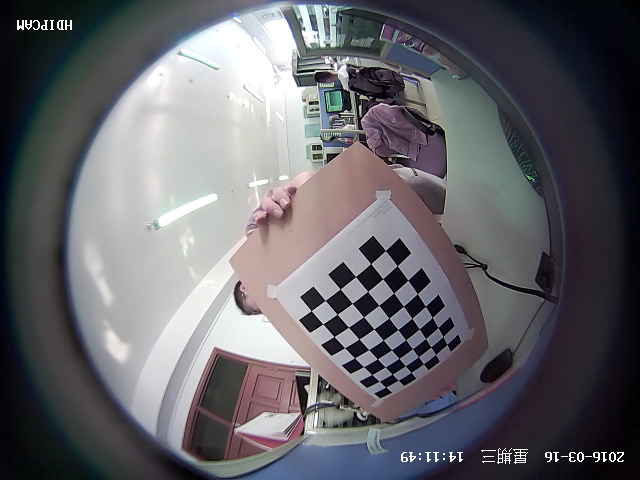
//> input picture image_path/images/img13.jpg, 1280 x 960 px (shown at 1/2 size); its folder holds 5 pictures in this run
$ ./main   (built with g++ and OpenCV 4)
//> lines starting //> are read from the running program, lines starting //| are printed output that depends on the picture; after the words box and inside, x2 and y2 are one past the last pixel; in counts of white or black regions, pixels touching at a corner belong together
#include <iostream>
#include <sstream>
#include <fstream>
#include <string>
#include <ctime>
#include <cstdio>
#include <iomanip>
#include <filesystem>
// #include <experimental/filesystem> // Use this header for filesystem operations
#include <opencv2/core.hpp>
#include <opencv2/core/types_c.h>
#include <opencv2/core/utility.hpp>
#include <opencv2/imgproc.hpp>
#include <opencv2/calib3d.hpp>
#include <opencv2/imgcodecs.hpp>
#include <opencv2/videoio.hpp>
#include <opencv2/highgui.hpp>

using namespace std;
using namespace cv;
// namespace fs = std::experimental::filesystem; // Use the experimental::filesystem namespace
namespace fs = std::filesystem; // Use the std::filesystem namespace


int main()
{
    ofstream fout("caliberation_result.txt");  /**    保存定标结果的文件     **/

    /************************************************************************
    读取每一幅图像，从中提取出角点，然后对角点进行亚像素精确化
    *************************************************************************/
    string imageFolderPath = "../image_path/images/"; // Change this to the folder containing your images
    cout << "开始提取角点………………" << endl;
    int image_count = 14;                    /****    图像数量     ****/
    Size board_size = Size(6, 9);            /****    定标板上每行、列的角点数       ****/
    vector<Point2f> corners;                  /****    缓存每幅图像上检测到的角点       ****/
    vector<vector<Point2f>>  corners_Seq;    /****  保存检测到的所有角点       ****/
    vector<Mat>  image_Seq;
    int successImageNum = 0;				/****	成功提取角点的棋盘图数量	****/

    int count = 0;
    int f = 0;
    for (const auto& entry : fs::directory_iterator(imageFolderPath))
    {
        string imageFilePath = entry.path().string();
        cout << "Processing: " << imageFilePath << endl;
        cv::Mat image = imread(imageFilePath);
//> image is the input picture: 960 rows x 1280 cols, CV_8UC3; mean B, G, R 105.4, 100.3, 100.9
        if (image.empty())
        {
            cout << "Failed to read image: " << imageFilePath << endl;
            continue;
        }
        /* 提取角点 */
        cv::Mat imageGray;
        cvtColor(image, imageGray, COLOR_BGR2GRAY);
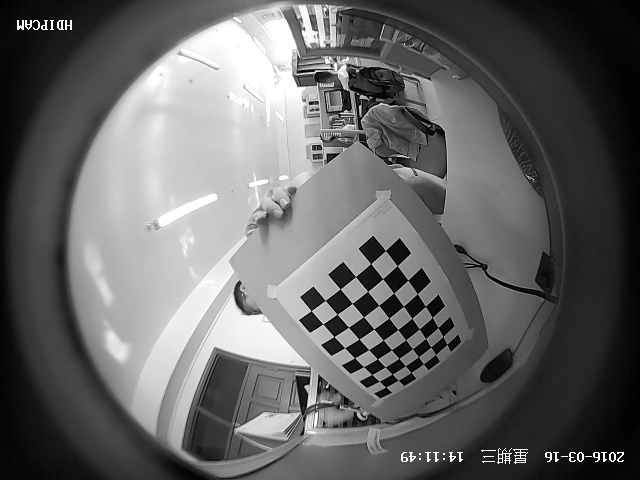
//> imageGray: 960 rows x 1280 cols, CV_8UC1 (shown at 1/2 size); min 0, max 255, mean 101.1
        bool patternfound = findChessboardCorners(image, board_size, corners, (CALIB_CB_ADAPTIVE_THRESH + CALIB_CB_NORMALIZE_IMAGE) +
                                                                              CALIB_CB_FAST_CHECK);
//> corners = 54 Points (x, y), first 12: [894.3, 689.1], [871.3, 709.4], [847.5, 727.9], [822.4, 745.1], [796.5, 760.5], [771.8, 774.7], [886.3, 673.5], [862.4, 694.4], [837.3, 714.1], [811, 731.8], [784.9, 748.4], [758.7, 762.7]; patternfound = true
        if (!patternfound)
        {
            cout << "can not find chessboard corners!\n";
            continue;
            exit(1);
        }
        else
        {
            /* 亚像素精确化 */
            cornerSubPix(imageGray, corners, Size(11, 11), Size(-1, -1), TermCriteria(CV_TERMCRIT_EPS + CV_TERMCRIT_ITER, 30, 0.1));
//> corners = 54 Points (x, y), first 12: [894.5, 689.5], [871.5, 709.4], [847.5, 728.3], [822.5, 745.3], [796.9, 760.8], [772.3, 774.8], [886.4, 673.5], [862.3, 694.4], [837.3, 714.1], [811.2, 732], [784.9, 748.6], [759, 762.9]
            /* 绘制检测到的角点并保存 */
            Mat imageTemp = image.clone();
            for (int j = 0; j < corners.size(); j++)
            {
                circle(imageTemp, corners[j], 10, Scalar(0, 0, 255), 2, 8, 0);
            }    std::stringstream ss;
//> this loop made 54 passes
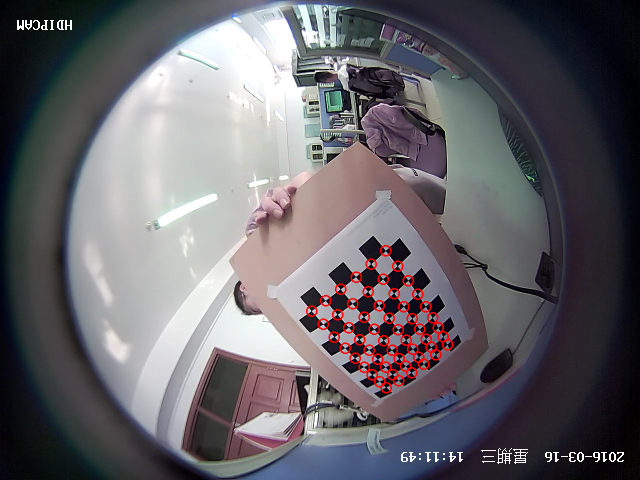
//> imageTemp: 960 rows x 1280 cols, CV_8UC3 (shown at 1/2 size); 0.83% of pixels changed, all inside (x1, y1, x2, y2) = (612, 490, 907, 787)
            ss << f++;
            std::string str = ss.str();
            string imageFileName = "../image_path/image_2/"+str;
            imageFileName += "_corner.jpg";
            imwrite(imageFileName, imageTemp);
            // cout << "Frame corner#" << i + 1 << "...end" << endl;

            count = count + corners.size();
//> count = 54
            successImageNum = successImageNum + 1;
            corners_Seq.push_back(corners);
//> corners_Seq = 1 point lists
        }
        image_Seq.push_back(image);
    }
//> pass 2 of the loop `for (const auto& entry : fs::directory_iterator(imageFolderPath))`:
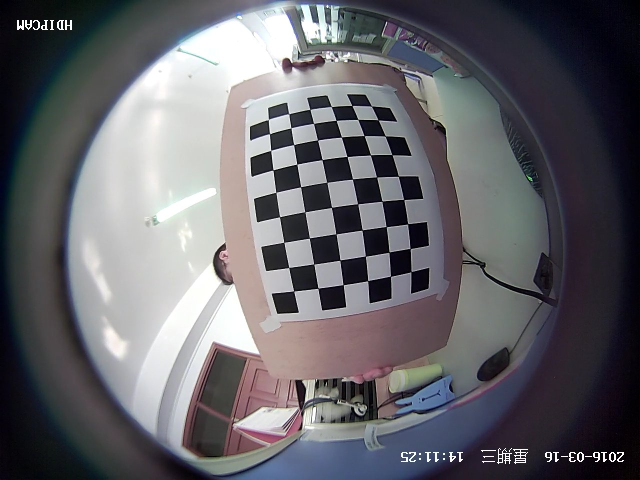
//> input picture image_path/images/img11.jpg, 1280 x 960 px (shown at 1/2 size)
//> image is the input picture: 960 rows x 1280 cols, CV_8UC3; mean B, G, R 105, 99.8, 100.4
//> `cvtColor(image, imageGray, COLOR_BGR2GRAY);`:
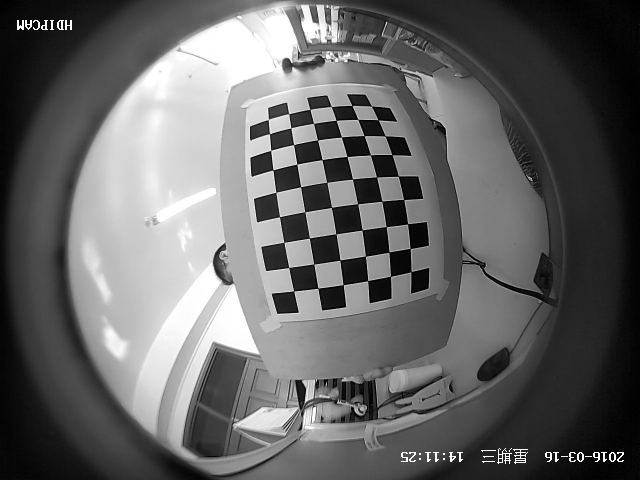
//> imageGray: 960 rows x 1280 cols, CV_8UC1 (shown at 1/2 size); min 0, max 255, mean 100.6
//> `bool patternfound = findChessboardCorners(image, board_size, corners, ..`: corners = 54 Points (x, y), first 12: [822.4, 543.8], [781.5, 552.9], [735.4, 562], [686.5, 569.5], [636.7, 576.6], [587.8, 582.4], [821.1, 497.5], [778.7, 504.6], [731.4, 512.8], [680.6, 520.6], [628, 528.6], [578.2, 535.8]
//> `cornerSubPix(imageGray, corners, Size(11, 11), Size(-1, -1), TermCrite..`: corners = 54 Points (x, y), first 12: [822.5, 543.8], [781.5, 552.9], [735.7, 561.8], [686.6, 569.8], [636.4, 576.8], [587.7, 582.5], [820.7, 497.5], [778.5, 504.7], [731.3, 512.6], [680.4, 520.7], [628, 528.5], [577.9, 535.6]
//> the loop `for (int j = 0; j < corners.size(); j++)` made 54 passes
//> after the loop `for (int j = 0; j < corners.size(); j++)`:
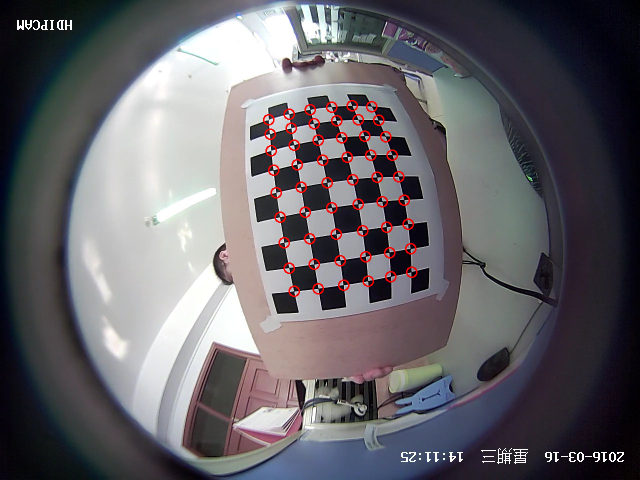
//> imageTemp: 960 rows x 1280 cols, CV_8UC3 (shown at 1/2 size); 0.85% of pixels changed, all inside (x1, y1, x2, y2) = (526, 200, 835, 594)
//> count = 108
//> corners_Seq = 2 point lists
//> pass 3 of the loop `for (const auto& entry : fs::directory_iterator(imageFolderPath))`:
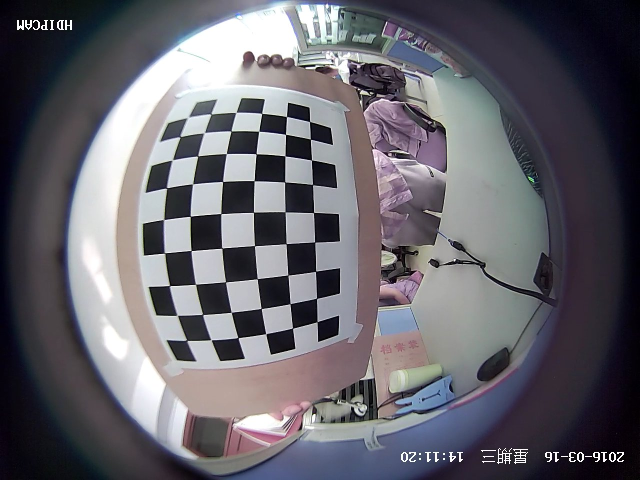
//> input picture image_path/images/img10.jpg, 1280 x 960 px (shown at 1/2 size)
//> image is the input picture: 960 rows x 1280 cols, CV_8UC3; mean B, G, R 107.4, 100, 101.6
//> `cvtColor(image, imageGray, COLOR_BGR2GRAY);`:
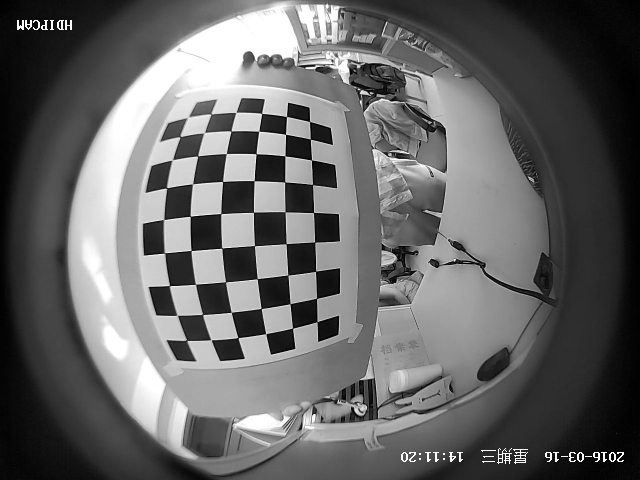
//> imageGray: 960 rows x 1280 cols, CV_8UC1 (shown at 1/2 size); min 0, max 255, mean 101.3
//> `bool patternfound = findChessboardCorners(image, board_size, corners, ..`: corners = 54 Points (x, y), first 12: [634.5, 643.6], [585.5, 656.6], [532, 668.1], [476.5, 675.6], [422.5, 679.7], [376, 681.2], [633.4, 597.4], [580.5, 608], [522.8, 617.1], [462.8, 625.1], [406, 629.5], [355.3, 630.9]
//> `cornerSubPix(imageGray, corners, Size(11, 11), Size(-1, -1), TermCrite..`: corners = 54 Points (x, y), first 12: [634.5, 643.8], [585.5, 656.7], [532, 667.8], [476.4, 675.7], [422.4, 680], [374.1, 681.1], [633.5, 597.2], [580.6, 607.8], [522.8, 617.5], [462.9, 625.1], [405.7, 629.5], [354.8, 630.9]
//> after the loop `for (int j = 0; j < corners.size(); j++)`:
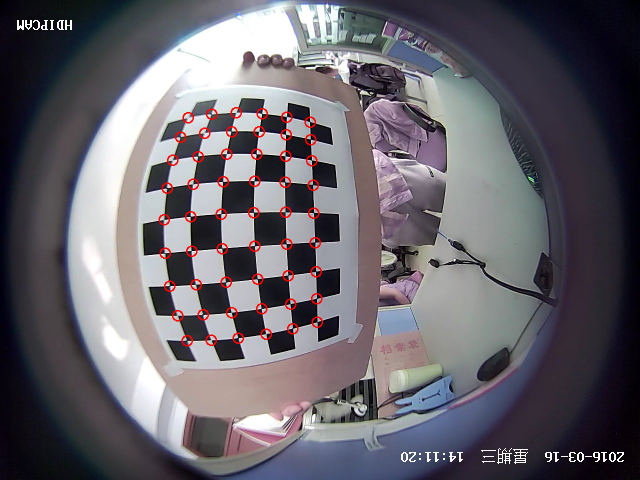
//> imageTemp: 960 rows x 1280 cols, CV_8UC3 (shown at 1/2 size); 0.85% of pixels changed, all inside (x1, y1, x2, y2) = (317, 214, 646, 693)
//> count = 162
//> corners_Seq = 3 point lists
//> the loop made 5 passes; the first 3 are shown
    cout << "角点提取完成！\n";
    /************************************************************************
    摄像机定标
    *************************************************************************/
    cout << "开始定标………………" << endl;
    Size square_size = Size(20, 20);
    vector<vector<Point3f>>  object_Points;        /****  保存定标板上角点的三维坐标   ****/

    Mat image_points = Mat(1, count, CV_32FC2, Scalar::all(0));  /*****   保存提取的所有角点   *****/
    vector<int>  point_counts;
    /* 初始化定标板上角点的三维坐标 */
    for (int t = 0; t<successImageNum; t++)
    {
        vector<Point3f> tempPointSet;
        for (int i = 0; i<board_size.height; i++)
        {
            for (int j = 0; j<board_size.width; j++)
            {
                /* 假设定标板放在世界坐标系中z=0的平面上 */
                Point3f tempPoint;
                tempPoint.x = i*square_size.width;
                tempPoint.y = j*square_size.height;
                tempPoint.z = 0;
                tempPointSet.push_back(tempPoint);
            }
        }
        object_Points.push_back(tempPointSet);
    }
    for (int i = 0; i< successImageNum; i++)
    {
        point_counts.push_back(board_size.width*board_size.height);
    }
    /* 开始定标 */
    Size image_size = image_Seq[0].size();
    cv::Matx33d intrinsic_matrix;    /*****    摄像机内参数矩阵    ****/
    cv::Vec4d distortion_coeffs;     /* 摄像机的4个畸变系数：k1,k2,k3,k4*/
    std::vector<cv::Vec3d> rotation_vectors;                           /* 每幅图像的旋转向量 */
    std::vector<cv::Vec3d> translation_vectors;                        /* 每幅图像的平移向量 */
    int flags = 0;
    flags |= cv::fisheye::CALIB_RECOMPUTE_EXTRINSIC;
    flags |= cv::fisheye::CALIB_CHECK_COND;
    flags |= cv::fisheye::CALIB_FIX_SKEW;
//> (the run ends here: the program stops with an error, at `fisheye::calibrate(object_Points, corners_Seq, image_size, intrinsic_m..`)
